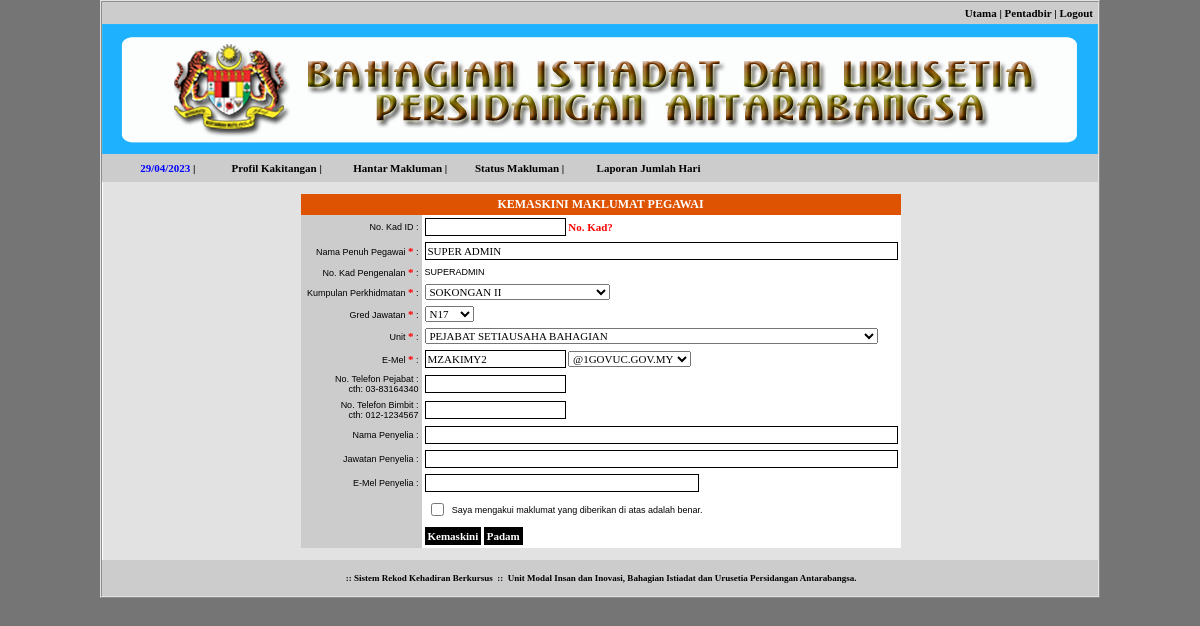
/index.php?modul=profail&menu=kemaskini (signed in), run on the app's committed database.
### tables this page shows
CREATE TABLE IF NOT EXISTS `user` (
  `uids` varchar(32) NOT NULL,
  `ulevel` int(1) NOT NULL DEFAULT '3',
  `usah` int(1) NOT NULL DEFAULT '2',
  `utsah` int(11) NOT NULL,
  `udelete` int(1) NOT NULL DEFAULT '1',
  `unokp` varchar(12) NOT NULL,
  `upass` varchar(32) NOT NULL,
  `usoalan` varchar(255) NOT NULL,
  `ujawapan` varchar(255) NOT NULL,
  `uemail` varchar(255) NOT NULL,
  `unoid` varchar(255) NOT NULL,
  `unama` varchar(255) NOT NULL,
  `utpenempatan` varchar(255) NOT NULL,
  `pids` varchar(32) NOT NULL,
  `ugred` varchar(255) NOT NULL,
  `bids` varchar(32) NOT NULL,
  `utelefon` varchar(50) NOT NULL,
  `ubimbit` varchar(50) NOT NULL,
  `uselia` varchar(255) NOT NULL,
  `ujselia` varchar(255) NOT NULL,
  `ueselia` varchar(255) NOT NULL,
  `upada` int(11) NOT NULL,
  PRIMARY KEY (`unokp`)
);

### inc/fungsi.php (called while the page is built, shortened)
<?php
function semakSlash($input) {
	if(!get_magic_quotes_gpc()) {
		$input = mysql_real_escape_string($input);
	}
	return $input;
}
function input1($str) {
	$str = htmlentities(strtoupper(trim(semakSlash($str))));
	return $str;
}
function output1($str) {
	if(!get_magic_quotes_gpc()) {
		$str = stripslashes($str);
	}
	return $str;
}
if (!empty($_SESSION['staff'])) {
	$sm = "SELECT * FROM user
		WHERE unokp = '" . input1($_SESSION['staff']) . "'
		ORDER BY unokp ASC
	";
	$dm = mysql_query($sm);
	$tm = mysql_fetch_array($dm);
}
?>

### tmp/profail_kemaskini.php (the view, shortened to what this page needs)
<table width="995" cellspacing="0" cellpadding="2" border="0">
    <tr>
        <td align="center" valign="top" bgcolor="#E2E2E2">
            <br />
            <table width="600" border="0" cellpadding="3" style="border-collapse: collapse">
          	<form id="kursus" name="kursus" method="post" action="index.php?modul=profail&amp;menu=kemaskini" onsubmit="return lengkap();">
              <tr>
                <td colspan="2" align="center" bgcolor="#DE5302" class="text2">
				KEMASKINI MAKLUMAT PEGAWAI</td>
              </tr>
              <tr>
                <td width="158" align="right" bgcolor="#CCCCCC">No. Kad ID :</td>
                <td width="424" align="left" class="text8"><input name="nokad" value="<?php echo $tm['unoid']; ?>" type="text" class="input1" id="nokad" size="20" maxlength="50" />
                <a href="files/kad.jpg" target="_blank">
				<font class="text8" color="#000000">No. Kad?</font></a></td>
              </tr>
              <tr>
                <td align="right" bgcolor="#CCCCCC">Nama Penuh Pegawai <span class="text8">*</span> :</td>
                <td align="left"><input name="nama" value="<?php echo $tm['unama']; ?>" type="text" id="nama" size="75" maxlength="255" class="input1" /></td>
              </tr>
              <tr>
                <td align="right" bgcolor="#CCCCCC">No. Kad Pengenalan <span class="text8">*</span> :</td>
                <td align="left"><?php echo output1($tm['unokp']); ?></td>
              </tr>
              <tr>
                <td align="right" bgcolor="#CCCCCC">Kumpulan Perkhidmatan <span class="text8">*</span> :</td>
                <td align="left"><select name="kumpulan" id="kumpulan">
                  <?php
					$sa = "SELECT * FROM kumpulan WHERE pdelete = 1 ORDER BY pid ASC";
					$da = mysql_query($sa);
					while ($ta = mysql_fetch_array($da)) {
						if ($ta['pids'] == $tm['pids']) { $select = 'selected="selected"'; }
						else { $select = ""; }
						?>
                  <option value="<?php echo $ta['pids']; ?>" <?php echo $select; ?>><?php echo $ta['kumpulan']; ?></option>
                  <?php
					}
					?>
                </select></td>
              </tr>
              <tr>
                <td align="right" bgcolor="#CCCCCC">Gred Jawatan <span class="text8">*</span> :</td>
                <td align="left"><select name="gred" id="gred">
                  <?php
					$sa = "SELECT * FROM gred ORDER BY gred DESC";
					$da = mysql_query($sa);
					while ($ta = mysql_fetch_array($da)) {
						if ($ta['gred'] == $tm['ugred']) { $select = 'selected="selected"'; }
						else { $select = ""; }
						?>
                  <option value="<?php echo $ta['gred']; ?>" <?php echo $select; ?>><?php echo $ta['gred']; ?></option>
                  <?php
					}
					?>
                </select></td>
              </tr>
              <tr>
                <td align="right" bgcolor="#CCCCCC">Unit <span class="text8">*</span> :</td>
                <td align="left"><select name="bahagian" id="bahagian">
                  <?php
					$sa = "SELECT * FROM bahagian WHERE bdelete = 1 ORDER BY bahagian ASC";
					$da = mysql_query($sa);
					while ($ta = mysql_fetch_array($da)) {
						if ($ta['bids'] == $tm['bids']) { $select = 'selected="selected"'; }
						else { $select = ""; }
						?>
                  <option value="<?php echo $ta['bids']; ?>" <?php echo $select; ?>><?php echo $ta['bahagian']; ?></option>
                  <?php
					}
					?>
                </select></td>
              </tr>
              <tr>
                <td align="right" bgcolor="#CCCCCC">E-Mel <span class="text8">*</span> :</td>
                <td align="left">
                	<?php $email = explode("@",$tm['uemail']);?>
                	<input name="email" type="text" class="input1" id="email" value="<?php echo $email[0]; ?>" size="20" maxlength="50" />
                  <select name="domain" id="domain" size="1">
                    <option value="@1GOVUV.GOV.MY" <?php if ($email[1] == "1GOVUC.GOV.MY") { echo 'selected="selected"'; } ?>>@1GOVUC.GOV.MY</option>
                  </select></td>
              </tr>
              <tr>
                <td align="right" bgcolor="#CCCCCC">No. Telefon Pejabat :<br>
                  cth: 03-83164340</td>
                <td align="left" class="text8"><input name="notel" type="text" class="input1" id="gred3" value="<?php echo $tm['utelefon']; ?>" size="20" maxlength="50" />
                  </td>
              </tr>
              <tr>
                <td align="right" bgcolor="#CCCCCC">No. Telefon Bimbit :<br>
                  cth: 012-1234567</td>
                <td align="left" class="text8"><input name="nohp" type="text" class="input1" id="gred4" value="<?php echo $tm['ubimbit']; ?>" size="20" maxlength="50" />
                  </td>
              </tr>
              <tr>
                <td align="right" bgcolor="#CCCCCC">Nama Penyelia :</td>
                <td align="left"><input name="nselia" type="text" value="<?php echo $tm['uselia']; ?>" id="nselia" size="75" maxlength="255" class="input1" /></td>
              </tr>
              <tr>
                <td align="right" bgcolor="#CCCCCC">Jawatan Penyelia :</td>
                <td align="left"><input name="jselia" type="text" value="<?php echo $tm['ujselia']; ?>" id="soalan3" size="75" maxlength="255" class="input1" /></td>
              </tr>
              <tr>
                <td align="right" bgcolor="#CCCCCC">E-Mel Penyelia :</td>
                <td align="left">
				<input name="eselia" type="text" value="<?php echo $tm['ueselia']; ?>" id="soalan4" size="42" maxlength="255" class="input1" /></td>
              </tr>
              <tr>
                <td align="right" bgcolor="#CCCCCC">&nbsp;</td>
                <td align="left"><table width="100%" border="0" cellspacing="0" cellpadding="2">
                  <tr>
                    <td width="20"><input name="akuan" type="checkbox" id="akuan" value="1" /></td>
                    <td width="421">Saya mengakui maklumat yang diberikan di atas adalah benar.</td>
                  </tr>
                </table></td>
              </tr>
              <tr>
                <td align="right" bgcolor="#CCCCCC">&nbsp;</td>
                <td align="left">
				<input type="submit" name="Submit" id="Submit" value="Kemaskini" class="button" />
                <input type="reset" name="Submit" id="Submit" value="Padam" class="button" /></td>
              </tr>
          	</form>
            </table>
      <br /></td>
    </tr>
</table>

### files/latihan.css (style rules this page uses)
BODY { background: #757575; color: #000000; font-size: 11px; font-family: Tahoma, Verdana; }
A:link { color: #000000; text-decoration: none; font-family: Tahoma, Verdana; }
TABLE { font-size: 11px; font-family: Tahoma, Verdana; background: #FFFFFF; border-color: #E2E2E2; }
SELECT { font-size: 11px; font-family: Tahoma, Verdana; }
.text2 { font-family: Tahoma, Verdana; font-size: 12px; font-weight: bold; color: #FFFFFF; }
.text8 { font-family: Tahoma, Verdana; font-size: 11px; font-weight: bold; color: #FF0000; }
.input1 { font-family: Tahoma, Verdana; font-size: 11px; border: 1px solid black; text-transform: uppercase; background: white; padding: 2px; }
.button { color: #FFFFFF; font-family: Tahoma, Verdana; font-size: 11px; font-weight: bold; border: 1px solid black; background: #000000; padding: 2px; }

### data on the page
user: nama "SUPER ADMIN", unokp "SUPERADMIN", email "MZAKIMY2"

### other printed values
form field kumpulan "SOKONGAN II"
form field gred "N17"
form field bahagian "PEJABAT SETIAUSAHA BAHAGIAN"
